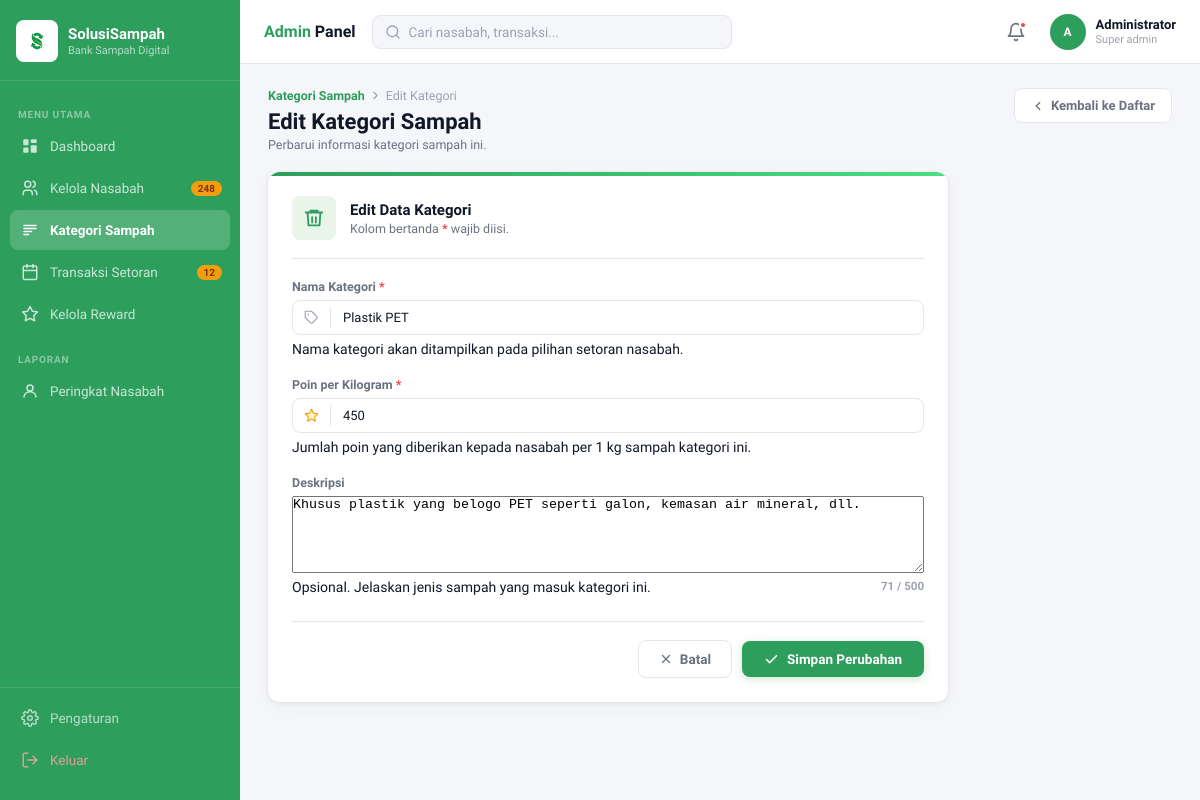
The page /admin/crud_kategori_sampah.php?id=2 (signed in) on the database its author committed.
### tables this page shows
CREATE TABLE `kategori_sampah` (
  `id_kategori` int(11) NOT NULL,
  `nama_sampah` varchar(50) NOT NULL,
  `poin_per_kg` int(11) NOT NULL,
  `deskripsi` text DEFAULT NULL
);

### admin/crud_kategori_sampah.php (the view, shortened to what this page needs)
<?php
require_once '../includes/config.php';
$nama_admin = $_SESSION['nama_lengkap'] ?? 'Admin';
$inisial = strtoupper(substr($nama_admin, 0, 1));
$id_kategori = isset($_GET['id']) ? (int)$_GET['id'] : 0;
$is_edit = $id_kategori > 0;
$nama_kategori = '';
$poin_per_kg = '';
$deskripsi = '';
if ($is_edit) {
    $stmt = $conn->prepare("SELECT * FROM kategori_sampah WHERE id_kategori = ?");
    $stmt->bind_param("i", $id_kategori);
    $stmt->execute();
    $result = $stmt->get_result();
    if ($row = $result->fetch_assoc()) {
        $nama_kategori = $row['nama_sampah'];
        $poin_per_kg = $row['poin_per_kg'];
        $deskripsi = isset($row['deskripsi']) ? $row['deskripsi'] : '';
    } else {
        header("Location: kategori_sampah.php");
        exit();
    }
}
?>
<!DOCTYPE html>
<html lang="id">
<head>
    <link rel="stylesheet" href="../css/dashboard_admin.css">
    <link rel="stylesheet" href="../css/crud_kategori_sampah.css">
</head>
<body>
<div class="app-wrapper">
    <?php $active_page = 'kategori'; include '../includes/sidebar_admin.php'; ?>
    <div class="main-content">
        <header class="top-header">
            <div class="header-left">
                <span class="header-breadcrumb">
                    <span style="color:var(--green-primary);font-weight:800;">Admin</span> Panel
                </span>
            </div>
            <div class="header-center">
                <div class="search-box">
                    <svg class="search-icon" width="16" height="16" viewBox="0 0 24 24" fill="none">
                        <circle cx="11" cy="11" r="8" stroke="#9CA3AF" stroke-width="2"/>
                        <path d="M21 21l-4.35-4.35" stroke="#9CA3AF" stroke-width="2" stroke-linecap="round"/>
                    </svg>
                    <input type="text" class="search-input" placeholder="Cari nasabah, transaksi...">
                </div>
            </div>
            <div class="header-right">
                <button class="notif-btn">
                    <svg width="20" height="20" viewBox="0 0 24 24" fill="none">
                        <path d="M18 8A6 6 0 006 8c0 7-3 9-3 9h18s-3-2-3-9M13.73 21a2 2 0 01-3.46 0" stroke="#6B7280" stroke-width="2" stroke-linecap="round" stroke-linejoin="round"/>
                    </svg>
                    <span class="notif-dot"></span>
                </button>
                <div class="user-profile">
                    <div class="user-avatar"><?php echo $inisial; ?></div>
                    <div class="user-info">
                        <span class="user-name"><?php echo htmlspecialchars($nama_admin); ?></span>
                        <span class="user-role">Super admin</span>
                    </div>
                </div>
            </div>
        </header>
        <div class="page-content">
            <div class="tk-title-row">
                <div>
                    <div class="tk-breadcrumb">
                        <a href="kategori_sampah.php" class="tk-bc-link">Kategori Sampah</a>
                        <svg width="13" height="13" viewBox="0 0 24 24" fill="none">
                            <polyline points="9 18 15 12 9 6" stroke="#9CA3AF" stroke-width="2" stroke-linecap="round" stroke-linejoin="round"/>
                        </svg>
                        <span class="tk-bc-current"><?php echo $is_edit ? 'Edit Kategori' : 'Tambah Kategori Baru'; ?></span>
                    </div>
                    <h1 class="page-title"><?php echo $is_edit ? 'Edit Kategori Sampah' : 'Tambah Kategori Sampah'; ?></h1>
                    <p class="page-subtitle"><?php echo $is_edit ? 'Perbarui informasi kategori sampah ini.' : 'Daftarkan jenis sampah baru beserta nilai poin per kilogramnya.'; ?></p>
                </div>
                <a href="kategori_sampah.php" class="btn-back">
                    <svg width="14" height="14" viewBox="0 0 24 24" fill="none">
                        <polyline points="15 18 9 12 15 6" stroke="currentColor" stroke-width="2.2" stroke-linecap="round" stroke-linejoin="round"/>
                    </svg>
                    Kembali ke Daftar
                </a>
            </div>
            <div class="tk-card">
                <div class="tk-card-bar"></div>
                <div class="tk-card-header">
                    <div class="tk-card-icon">
                        <svg width="22" height="22" viewBox="0 0 24 24" fill="none">
                            <path d="M3 6h18M8 6V4h8v2M19 6l-1 14H6L5 6" stroke="var(--green-primary)" stroke-width="2" stroke-linecap="round" stroke-linejoin="round"/>
                            <path d="M10 11v6M14 11v6" stroke="var(--green-primary)" stroke-width="2" stroke-linecap="round"/>
                        </svg>
                    </div>
                    <div>
                        <p class="tk-card-title"><?php echo $is_edit ? 'Edit Data Kategori' : 'Data Kategori Baru'; ?></p>
                        <p class="tk-card-sub">Kolom bertanda <span class="req-star">*</span> wajib diisi.</p>
                    </div>
                </div>
                <hr class="tk-divider">
                <form method="POST" action="" autocomplete="off" class="tk-form">
                    <div class="tk-field">
                        <label class="form-label" for="nama_kategori">
                            Nama Kategori <span class="req-star">*</span>
                        </label>
                        <div class="tk-input-wrap">
                            <span class="tk-input-icon">
                            </span>
                            <input
                                type="text"
                                id="nama_kategori"
                                name="nama_kategori"
                                class="form-input tk-input"
                                placeholder="Misal: Plastik PET"
                                value="<?php echo htmlspecialchars($nama_kategori); ?>"
                                required
                                maxlength="80"
                            >
                        </div>
                        <p class="form-hint">Nama kategori akan ditampilkan pada pilihan setoran nasabah.</p>
                    </div>
                    <div class="tk-field">
                        <label class="form-label" for="poin_per_kg">
                            Poin per Kilogram <span class="req-star">*</span>
                        </label>
                        <div class="tk-input-wrap">
                            <span class="tk-input-icon">
                            </span>
                            <input
                                type="number"
                                id="poin_per_kg"
                                name="poin_per_kg"
                                class="form-input tk-input"
                                placeholder="Misal: 500"
                                value="<?php echo htmlspecialchars($poin_per_kg); ?>"
                                required
                                min="1"
                                max="99999"
                            >
                        </div>
                        <p class="form-hint">Jumlah poin yang diberikan kepada nasabah per 1 kg sampah kategori ini.</p>
                    </div>
                    <div class="tk-field">
                        <label class="form-label" for="deskripsi">Deskripsi</label>
                        <textarea
                            id="deskripsi"
                            name="deskripsi"
                            class="form-textarea"
                            rows="5"
                            placeholder="Masukkan detail tentang kategori ini..."
                            maxlength="500"
                            oninput="updateCount(this,'charCount',500)"
                        ><?php echo htmlspecialchars($deskripsi); ?></textarea>
                        <div class="tk-hint-row">
                            <p class="form-hint">Opsional. Jelaskan jenis sampah yang masuk kategori ini.</p>
                            <span class="tk-char-count"><span id="charCount"><?php echo strlen($deskripsi); ?></span> / 500</span>
                        </div>
                    </div>
                    <div class="tk-actions">
                        <a href="kategori_sampah.php" class="btn-batal">
                            <svg width="14" height="14" viewBox="0 0 24 24" fill="none">
                                <line x1="18" y1="6" x2="6" y2="18" stroke="currentColor" stroke-width="2.2" stroke-linecap="round"/>
                                <line x1="6" y1="6" x2="18" y2="18" stroke="currentColor" stroke-width="2.2" stroke-linecap="round"/>
                            </svg>
                            Batal
                        </a>
                        <button type="submit" name="submit" class="btn-primary-green">
                            <svg width="15" height="15" viewBox="0 0 24 24" fill="none">
                                <polyline points="20 6 9 17 4 12" stroke="white" stroke-width="2.5" stroke-linecap="round" stroke-linejoin="round"/>
                            </svg>
                            <?php echo $is_edit ? 'Simpan Perubahan' : 'Simpan Kategori'; ?>
                        </button>
                    </div>
                </form>
            </div>
        </div>
    </div>
</div>
</body>
</html>

### css/dashboard_admin.css (style rules this page uses)
:root { --green-primary: #2d9e5c; --green-dark: #1E7B1E; --green-light: #E8F5E8; --green-sidebar: #1A7A1A; --blue-light: #EFF6FF; --blue-accent: #3B82F6; --yellow-light: #FFFBEB; --yellow-accent: #F59E0B; --white: #FFFFFF; --bg-main: #F4F6F9; --border-color: #E5E7EB; --text-primary: #111827; --text-secondary: #6B7280; --text-muted: #9CA3AF; --sidebar-width: 240px; --header-height: 64px; --radius-sm: 8px; --radius-md: 12px; --radius-lg: 16px; --shadow-card: 0 1px 4px rgba(0,0,0,0.07), 0 4px 16px rgba(0,0,0,0.04); }
*, *::before, *::after { box-sizing: border-box; margin: 0; padding: 0; }
html, body { height: 100%; }
body { font-family: 'Plus Jakarta Sans', sans-serif; font-size: 14px; color: var(--text-primary); background-color: var(--bg-main); -webkit-font-smoothing: antialiased; }
a { text-decoration: none; color: inherit; }
button, input, select { font-family: inherit; font-size: inherit; }
.app-wrapper { display: flex; height: 100vh; overflow: hidden; }
.main-content { flex: 1; display: flex; flex-direction: column; height: 100%; overflow: hidden; min-width: 0; min-height: 0; }
.top-header { height: var(--header-height); background-color: var(--white); border-bottom: 1px solid var(--border-color); display: flex; align-items: center; gap: 16px; padding: 0 24px; flex-shrink: 0; }
.header-left { flex-shrink: 0; }
.header-breadcrumb { font-size: 16px; font-weight: 700; color: var(--text-primary); }
.header-center { flex: 1; }
.search-box { display: flex; align-items: center; gap: 8px; background-color: var(--bg-main); border: 1px solid var(--border-color); border-radius: 8px; padding: 8px 12px; max-width: 360px; }
.search-icon { flex-shrink: 0; }
.search-input { border: none; background: transparent; outline: none; color: var(--text-primary); width: 100%; font-size: 13.5px; }
.search-input::placeholder { color: var(--text-muted); }
.header-right { display: flex; align-items: center; gap: 16px; flex-shrink: 0; }
.notif-btn { position: relative; background: none; border: none; cursor: pointer; width: 36px; height: 36px; display: flex; align-items: center; justify-content: center; border-radius: 50%; transition: background-color 0.18s; }
.notif-dot { position: absolute; top: 7px; right: 7px; width: 8px; height: 8px; border-radius: 50%; background-color: #EF4444; border: 2px solid var(--white); }
.user-profile { display: flex; align-items: center; gap: 10px; cursor: pointer; }
.user-avatar { width: 36px; height: 36px; border-radius: 50%; background-color: var(--green-primary); color: var(--white); display: flex; align-items: center; justify-content: center; font-size: 12px; font-weight: 700; flex-shrink: 0; }
.user-info { display: flex; flex-direction: column; }
.user-name { font-size: 13px; font-weight: 700; color: var(--text-primary); line-height: 1.2; }
.user-role { font-size: 11px; color: var(--text-muted); }
.page-content { flex: 1; overflow-y: auto; padding: 24px 28px; height: 100%; display: flex; flex-direction: column; gap: 20px; min-height: 0; }
.page-content > * { flex-shrink: 0; }
.page-title { font-size: 22px; font-weight: 800; color: var(--text-primary); line-height: 1.2; }
.page-subtitle { font-size: 12.5px; color: var(--text-secondary); margin-top: 2px; }
.form-label { font-size: 12.5px; font-weight: 600; color: var(--text-secondary); }
.form-input, .form-select { border: 1px solid var(--border-color); border-radius: var(--radius-sm); padding: 9px 12px; font-size: 13px; color: var(--text-primary); background-color: var(--white); outline: none; width: 100%; transition: border-color 0.18s; appearance: none; -webkit-appearance: none; }
.form-input::placeholder { color: var(--text-muted); }

### rows shown on the page
kategori_sampah: nama_kategori "Plastik PET", poin_per_kg "450", deskripsi "Khusus plastik yang belogo PET seperti galon, kemasan air mineral, dll.", deskripsi "71"

### other values the page prints
$inisial "A"
$nama_admin "Administrator"
